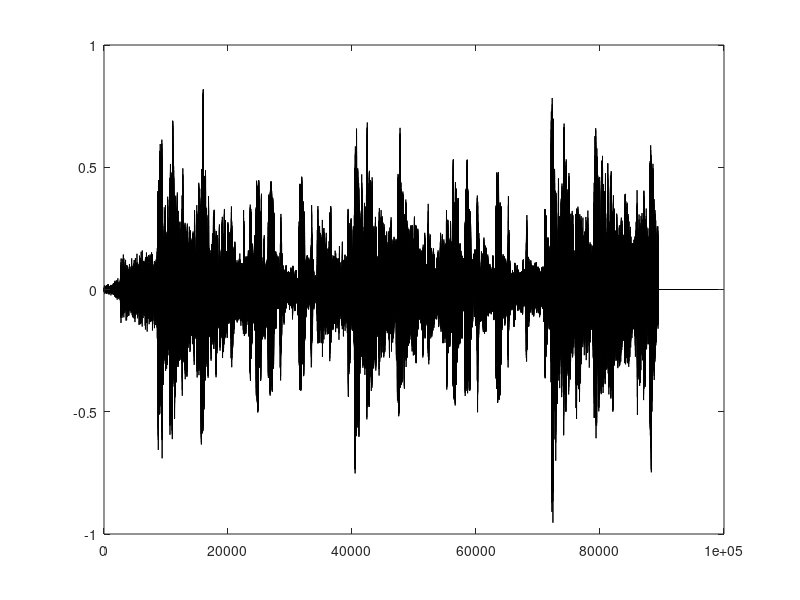
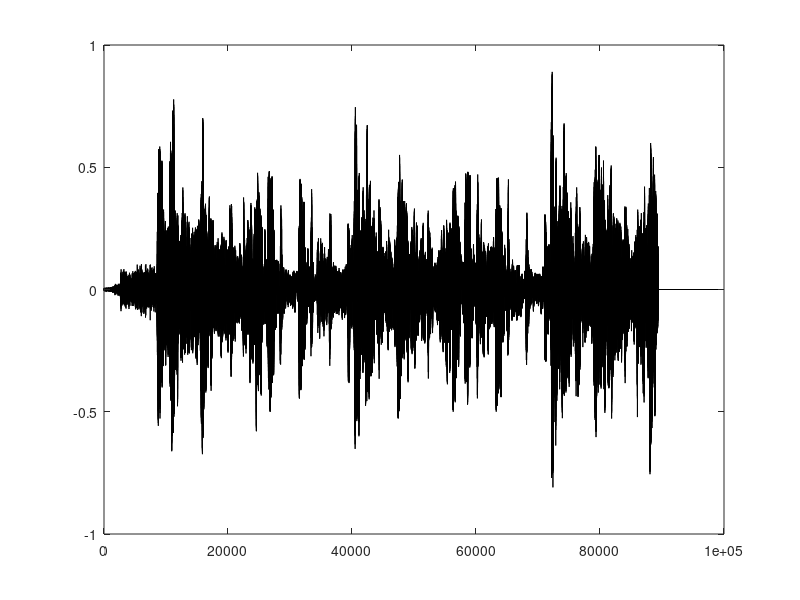
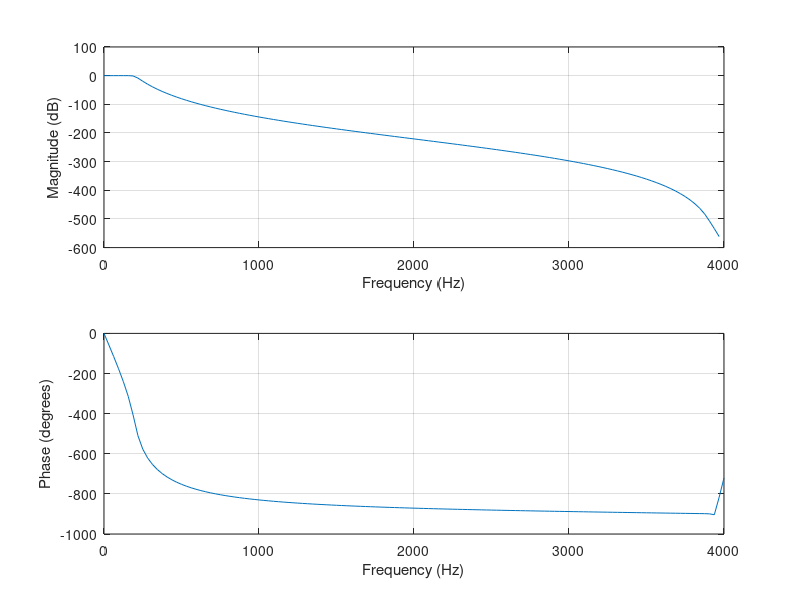
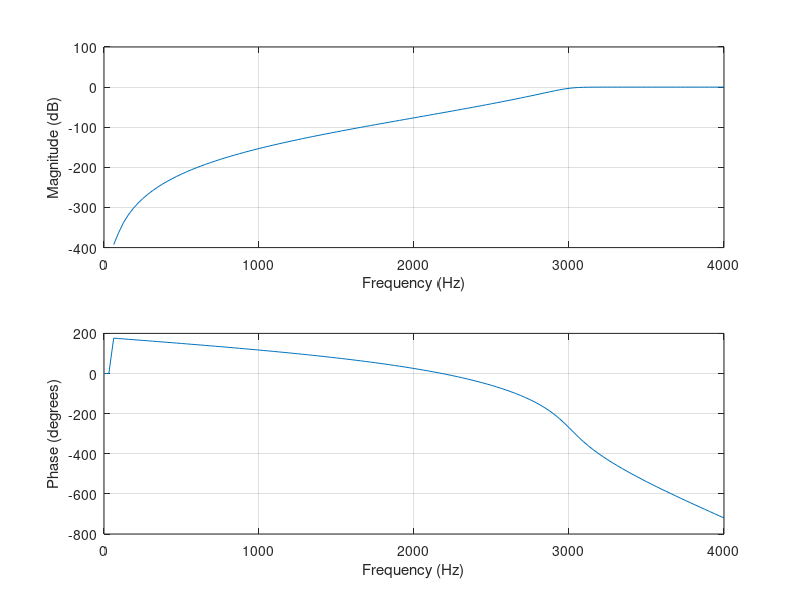

Source code (MATLAB) for these figures, in order:
clear all;
close all;
load stereo_sample.mat


filename = 'stereo_sample.wav';
audiowrite(filename,y,Fs);





%% splitting reverse e echo


[y,Fs] = audioread(filename);
sizes=size(y);
length=sizes(1);

audiowrite(filename,y,Fs);

left=zeros(1,length);  %channel splitting
right=zeros(1,length);

reverse=zeros(sizes);  %reverse

echo=zeros(sizes);  %echo
delay=1000;

for i=1:1:(sizes(1))
    left(i)=y(i,1);
    right(i)=y(i,2);
    reverse(i)=y(length-i+1);
    if i+delay<length
        echo(i+delay)=y(i)*0.8;
    end
end

figure
bar(left);

figure 
bar(right);

echo=echo+y;

no_voices=right-left;


%% filtraggio
f=Fs;

%% basso

fNorm = 200 / (f/2);   
[b,a] = butter(10, fNorm, 'low');  %filtro passa basso
AudioLow = filtfilt(b, a, y);

figure

freqz(b,a,128,f);

%% alto

fNorm = 3000 / (f/2);
[b, a] = butter(10, fNorm, 'high');  %%filtro passa alto
AudioHigh = filtfilt(b, a, y);

figure

freqz(b,a,128,f);

%% banda

fNorm = [500/(f/2), 2500/(f/2)];
[b, a] = butter(10, fNorm, 'stop');  %filtro passa banda
AudioBand = filtfilt(b, a, y);


figure

freqz(b,a,128,f);